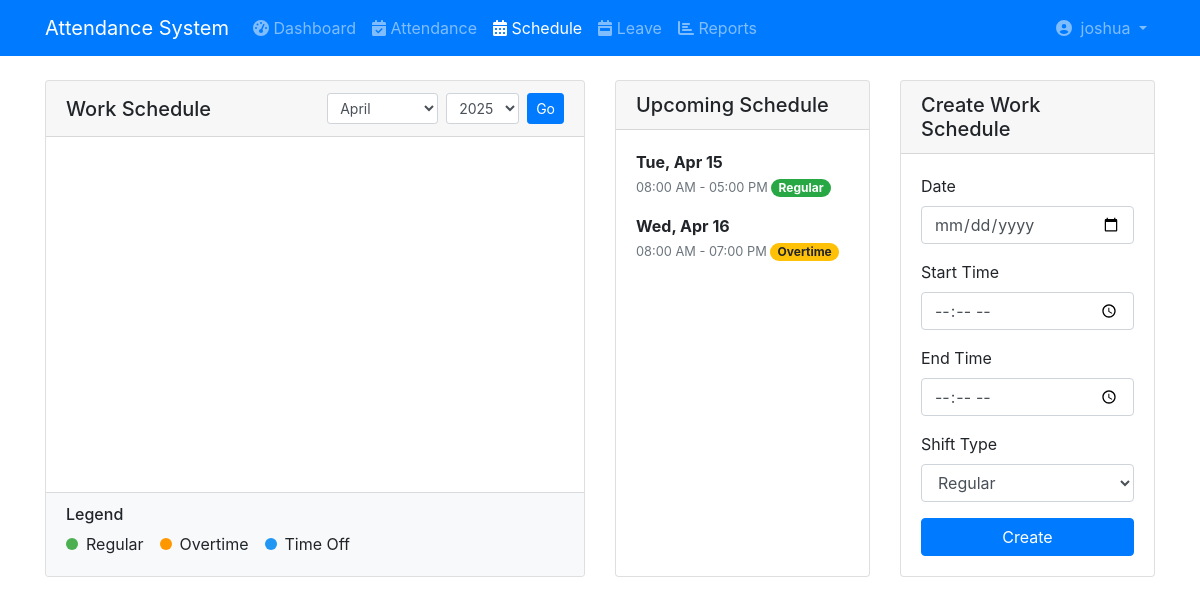
Page /attendance/schedule.php (signed in) on the committed database.
### tables this page shows
CREATE TABLE `employees` (
  `employee_id` varchar(20) NOT NULL,
  `first_name` varchar(50) DEFAULT NULL,
  `last_name` varchar(50) DEFAULT NULL,
  `email` varchar(100) DEFAULT NULL,
  `password` varchar(255) NOT NULL,
  `phone` varchar(20) DEFAULT NULL,
  `date_of_birth` date DEFAULT NULL,
  `gender` varchar(10) DEFAULT NULL,
  `nationality` varchar(50) DEFAULT NULL,
  `marital_status` varchar(20) DEFAULT NULL,
  `hire_date` date DEFAULT NULL,
  `employment_status` varchar(20) DEFAULT NULL,
  `department_id` int(11) DEFAULT NULL,
  `position_id` int(11) DEFAULT NULL,
  `manager_id` varchar(20) DEFAULT NULL,
  `last_login` datetime DEFAULT NULL,
  `created_at` timestamp NOT NULL DEFAULT current_timestamp(),
  `updated_at` timestamp NOT NULL DEFAULT current_timestamp()
);

CREATE TABLE `work_schedules` (
  `id` int(11) NOT NULL,
  `employee_id` varchar(20) DEFAULT NULL,
  `schedule_date` date DEFAULT NULL,
  `start_time` time DEFAULT NULL,
  `end_time` time DEFAULT NULL,
  `shift_type` varchar(20) DEFAULT NULL,
  `created_at` timestamp NOT NULL DEFAULT current_timestamp()
);

### attendance/schedule.php (the view, shortened to what this page needs)
<?php
require_once 'config/database.php';
$employee_id = $_SESSION['employee_id'];
$selected_month = isset($_GET['month']) ? $_GET['month'] : date('m');
$selected_year = isset($_GET['year']) ? $_GET['year'] : date('Y');
$schedule_query = "SELECT * FROM work_schedules
                  WHERE employee_id = ?
                  AND MONTH(schedule_date) = ?
                  AND YEAR(schedule_date) = ?
                  ORDER BY schedule_date";
$schedule_stmt = $conn->prepare($schedule_query);
$schedule_stmt->bind_param("sii", $employee_id, $selected_month, $selected_year);
$schedule_stmt->execute();
$schedules = $schedule_stmt->get_result();
?>
<!DOCTYPE html>
<html lang="en">
<head>
    <link rel="stylesheet" href="https://cdn.jsdelivr.net/npm/fullcalendar@5.10.0/main.min.css">
    <link rel="stylesheet" href="https://stackpath.bootstrapcdn.com/bootstrap/4.5.2/css/bootstrap.min.css">
    <link rel="stylesheet" href="https://cdn.datatables.net/1.10.22/css/dataTables.bootstrap4.min.css">
    <link rel="stylesheet" href="https://cdnjs.cloudflare.com/ajax/libs/font-awesome/5.15.4/css/all.min.css">
</head>
<body>
     <?php include 'includes/navbar.php';?>
   <div class="container mt-4">
    <div class="row">
        <div class="col-md-6 mb-4">
            <div class="card h-100">
                <div class="card-header d-flex justify-content-between align-items-center">
                    <h5 class="mb-0">Work Schedule</h5>
                    <form class="form-inline" method="GET">
                        <select name="month" class="form-control form-control-sm mr-2">
                            <?php for ($m = 1; $m <= 12; $m++): ?>
                                <option value="<?= $m ?>" <?= ($selected_month == $m) ? 'selected' : '' ?>>
                                    <?= date('F', mktime(0, 0, 0, $m, 1)) ?>
                                </option>
                            <?php endfor; ?>
                        </select>
                        <select name="year" class="form-control form-control-sm mr-2">
                            <?php for ($y = date('Y') - 1; $y <= date('Y') + 1; $y++): ?>
                                <option value="<?= $y ?>" <?= ($selected_year == $y) ? 'selected' : '' ?>>
                                    <?= $y ?>
                                </option>
                            <?php endfor; ?>
                        </select>
                        <button type="submit" class="btn btn-sm btn-primary">Go</button>
                    </form>
                </div>
                <div class="card-body p-3">
                </div>
                <div class="card-footer bg-light">
                    <h6>Legend</h6>
                    <div class="d-flex flex-wrap">
                        <div class="legend-item mr-3">
                            <span class="legend-color" style="background: #4CAF50;"></span> Regular
                        </div>
                        <div class="legend-item mr-3">
                            <span class="legend-color" style="background: #FF9800;"></span> Overtime
                        </div>
                        <div class="legend-item">
                            <span class="legend-color" style="background: #2196F3;"></span> Time Off
                        </div>
                    </div>
                </div>
            </div>
        </div>
        <div class="col-md-3 mb-4">
            <div class="card h-100">
                <div class="card-header">
                    <h5 class="mb-0">Upcoming Schedule</h5>
                </div>
                <div class="card-body">
                    <?php if ($schedules->num_rows > 0): ?>
                        <?php $schedules->data_seek(0); ?>
                        <?php while($schedule = $schedules->fetch_assoc()): ?>
                            <div class="mb-3">
                                <strong><?= date('D, M d', strtotime($schedule['schedule_date'])) ?></strong><br>
                                <small class="text-muted">
                                    <?= date('h:i A', strtotime($schedule['start_time'])) . ' - ' . date('h:i A', strtotime($schedule['end_time'])) ?>
                                </small>
                                <span class="badge badge-pill
                                    <?= $schedule['shift_type'] == 'Regular' ? 'badge-success' :
                                        ($schedule['shift_type'] == 'Overtime' ? 'badge-warning' : 'badge-info'); ?>">
                                    <?= $schedule['shift_type']; ?>
                                </span>
                            </div>
                        <?php endwhile; ?>
                    <?php else: ?>
                        <p class="text-muted">No upcoming shifts.</p>
                    <?php endif; ?>
                </div>
            </div>
        </div>
<div class="col-md-3 mb-4">
    <div class="card h-70">
        <div class="card-header">
            <h5 class="mb-0">Create Work Schedule</h5>
        </div>
        <div class="card-body">
            <form action="process_schedule.php" method="POST">
                <div class="form-group">
                    <label for="schedule_date">Date</label>
                    <input type="date" class="form-control" name="schedule_date" min="<?= date('Y-m-d'); ?>" required>
                </div>
                <div class="form-group">
                    <label for="start_time">Start Time</label>
                    <input type="time" class="form-control" name="start_time" required>
                </div>
                <div class="form-group">
                    <label for="end_time">End Time</label>
                    <input type="time" class="form-control" name="end_time" required>
                </div>
                <div class="form-group">
                    <label for="shift_type">Shift Type</label>
                    <select name="shift_type" class="form-control" required>
                        <option value="Regular">Regular</option>
                    </select>
                </div>
                <button type="submit" class="btn btn-primary btn-block">Create</button>
            </form>
        </div>
    </div>
</div>
</body>
</html>

### attendance/includes/navbar.php (shortened to what this page needs)
<?php
$emp_query = "SELECT e.*, d.department_name
              FROM employees e
              LEFT JOIN departments d ON e.department_id = d.department_id
              WHERE e.employee_id = ?";
$emp_stmt = $conn->prepare($emp_query);
$emp_stmt->bind_param("s", $employee_id);
$emp_stmt->execute();
$employee = $emp_stmt->get_result()->fetch_assoc();
?>
<nav class="navbar navbar-expand-lg navbar-dark bg-primary">
    <div class="container">
        <a class="navbar-brand" href="index.php">
            Attendance System
        </a>
        <div class="collapse navbar-collapse" id="navbarNav">
            <ul class="navbar-nav mr-auto">
                <li class="nav-item">
                    <a class="nav-link" href="index.php">
                        <i class="fas fa-tachometer-alt"></i> Dashboard
                    </a>
                </li>
                <li class="nav-item">
                    <a class="nav-link" href="attendance.php">
                        <i class="fas fa-calendar-check"></i> Attendance
                    </a>
                </li>
                <li class="nav-item">
                    <a class="nav-link" href="schedule.php">
                        <i class="fas fa-calendar-alt"></i> Schedule
                    </a>
                </li>
                <li class="nav-item">
                    <a class="nav-link" href="requests.php">
                        <i class="fas fa-calendar-week"></i> Leave
                    </a>
                </li>
                <li class="nav-item">
                    <a class="nav-link" href="reports.php">
                        <i class="fas fa-chart-bar"></i> Reports
                    </a>
                </li>
            </ul>
            <ul class="navbar-nav">
                <li class="nav-item dropdown">
                    <a class="nav-link dropdown-toggle" href="#" data-toggle="dropdown">
                        <i class="fas fa-user-circle"></i>&nbsp;
                        <?php echo $employee['first_name']; ?>
                    </a>
                </li>
            </ul>
        </div>
    </div>
</nav>

### attendance/schedule.php (style rules this page uses)
.legend-item { display: flex; align-items: center; margin-bottom: 8px; }
.legend-color { width: 12px; height: 12px; border-radius: 50%; margin-right: 8px; }

### rows in the picture
employees: first_name "joshua"
work_schedules: schedule_date "Tue, Apr 15", start_time "08:00 AM", end_time "05:00 PM", shift_type "Regular"
work_schedules: schedule_date "Wed, Apr 16", start_time "08:00 AM", end_time "07:00 PM", shift_type "Overtime"

### other values in the picture
form field month "April"
form field year "2025"
